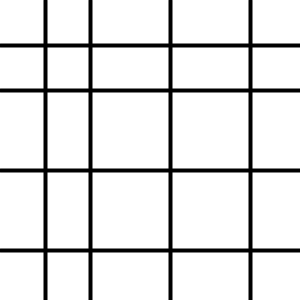
Frame 1 (no input)
Frame 60 (the mouse pressed at the canvas centre just before this capture): identical to frame 1, image omitted
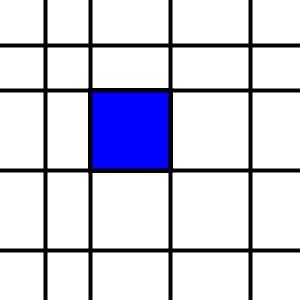
Frame 120 (the mouse held since frame 60 and released just before this capture)

The Processing sketch that drew these frames (run headless with seeded random() and noise(); from frame 60 on, the mouse is pressed at the canvas centre):

// Processing sketch: Thing_Project_v6
// ── Thing_Project_v6.pde
box yellow=new box();
box red=new box();
box blue=new box();
box blue2=new box();
box blue3=new box();
box red2= new box();
box red3=new box();
box red4=new box();
box red5=new box();
box red6=new box();
box yellow2=new box();
box blue4=new box();
box yellow3=new box();
box blue5=new box();
box yellow4= new box();
box yellow5=new box();
box red7=new box();
box yellow6=new box();
box blue6=new box();
box yellow7=new box();
box yellow8=new box();
box yellow9=new box();

void setup(){
  
 size(300,300);
 background(255);
 
line(45,0,45,300);
 stroke(0);
 strokeWeight(4);
 
 line(45,0,45,300);
 stroke(0);
 strokeWeight(4);
 
 line(0,45,300,45);
 stroke(0);
 strokeWeight(4);
 
 line(90,0,90,300);
 stroke(0);
 strokeWeight(4);
 
 line(0,90,300,90);
 stroke(0);
 strokeWeight(4);
 
 line(170,0,170,300);
 stroke(0);
 strokeWeight(4);
 
 line(0,170,300,170);
 stroke(0);
 strokeWeight(4);
 
 line(250,0,250,300);
 stroke(0);
 strokeWeight(4);
 
 line(0,250,300,250);
 stroke(0);
 strokeWeight(4);




 }
 
 void draw(){
yellow.box2();
red.box3(); 
blue.box1();
blue2.box4();
blue3.box5();
red2.box6();
red3.box7();
red4.box8();
red5.box9();
red6.box10();
yellow2.box11();
blue4.box12();
yellow3.box13();
blue5.box14();
yellow4.box15();
yellow5.box16();
red7.box17();
yellow6.box18();
blue6.box19();
yellow7.box20();
yellow8.box21();
yellow9.box22();
}
  
  
  

class box {
  
color boxColor=color(255,0,0);
color boxtwoColor=color(255,255,0);
color boxthreeColor=color(0,0,255);

float boxX=90;
float boxY=90;
float boxH=80;
float boxW=80;

int timer = 0;



void box1()
{if (timer > 75) {
     fill(boxthreeColor); 
     rect(boxX,boxY,boxH,boxW);
     
}else {
     fill(boxColor);
       
     timer++;
  
       
     
  }}
  
 void box2(){
   if (timer > 150) {
     fill(boxColor); 
     rect(boxX,boxY+160,boxH,boxW);
   }else {
     fill(boxColor);
       
     timer++;
   
       
     }}
     
  void box3() {
  if (timer > 200) {
     fill(boxtwoColor); 
     rect(boxX+80,boxY+80,boxH,boxW);
   } else {
     fill(boxColor);
       
     timer++;
     
     


}
}

void box4(){
  if (timer>250) {
    fill(boxthreeColor);
    rect(boxX+160,boxY+160,boxH-15,boxW-15);
  } else {
    fill (boxColor);
    
    timer++;
  
 }}
 
 void box5(){
   if (timer>300) {
   fill (boxthreeColor);
   rect(boxX-45,boxY-45,boxH-35,boxW-35);
   }else {
    fill (boxColor);
    
    timer++;}
 }
 
 void box6(){
   if (timer>350){
     fill (boxColor);
     rect (boxX-90,boxY-90,boxH-35,boxW-35);
   }else{ fill (boxColor);
   timer++;}
 }
 
 void box7(){
   if (timer>370){
     fill (boxColor);
     rect (boxX+162,boxY-45,boxH-35,boxW-35);
   }else{ fill (boxColor);
   timer++;}
 
 }
 void box8(){
   if (timer>390){
     fill (boxthreeColor);
     rect(boxX-90,boxY+162,boxH-35,boxW-35);
   }else{fill (boxColor);
   timer++;}}
   
   void box9(){
     if (timer>405){
     fill (boxColor);
     rect(boxX+80,boxY,boxH,boxW);
   }else{fill (boxColor);
   timer++;}}
   
   void box10(){
     if (timer>405){
     fill (boxColor);
     rect(boxX-43,boxY,boxW-35,boxH);
   }else{fill (boxColor);
   timer++;}}
   
   void box11(){
     if (timer>420){
     fill (boxthreeColor);
     rect(boxX+162,boxY,boxW,boxH);
   }else{fill (boxColor);
   timer++;}}
   
    void box12(){
     if (timer>425){
     fill (boxthreeColor);
     rect(boxX+162,boxY-90,boxW-35,boxH-35);
   }else{fill (boxColor);
   timer++;}}
   
    void box13(){
     if (timer>430){
     fill (boxColor);
     rect(boxX-43,boxY,boxW-35,boxH);
   }else{fill (boxColor);
   timer++;}}
   
    void box14(){
     if (timer>435){
     fill (boxthreeColor);
     rect(boxX-45,boxY+84,boxW-35,boxH);
   }else{fill (boxColor);
   timer++;}}
   
     void box15(){
     if (timer>440){
     fill (boxthreeColor);
     rect(boxX-45,boxY-45,boxW-35,boxH-35);
   }else{fill (boxColor);
   timer++;}}
   
   void box16(){
     if(timer>440){
       fill (boxtwoColor);
       rect(boxX-90,boxY-45,boxW-35,boxH-35);
       
    }else{fill (boxColor);
   timer++;}}
   
   void box17(){
     if(timer>445){
       fill (boxColor);
       rect(boxX,boxY-90,boxW,boxH-35);
       
    }else{fill (boxColor);
   timer++;}}
   
     void box18(){
     if(timer>450){
       fill (boxtwoColor);
       rect(boxX,boxY-45,boxW,boxH-35);
       
    }else{fill (boxColor);
   timer++;}}
   
    void box19(){
     if(timer>455){
       fill (boxthreeColor);
       rect(boxX+80,boxY-45,boxW,boxH-35);
       
    }else{fill (boxColor);
   timer++;}}
   
   void box20(){
     if(timer>460){
       fill (boxtwoColor);
       rect(boxX-45,boxY+165,boxW-35,boxH-35);
     
         
       
    }else{fill (boxColor);
   timer++;}}
   
     
       void box21(){
         if(timer>465){
       fill (boxtwoColor);
       rect(boxX-45,boxY-90,boxW-35,boxH-35);
     
         
       
    }else{fill (boxColor);
   timer++;}}
   
   void box22(){
     
      if(timer>470){
       fill (boxtwoColor);
       rect(boxX-90,boxY+82,boxW-35,boxH);
     
         
       
    }else{fill (boxColor);
   timer++;}}
     
         
     
    
}



  
